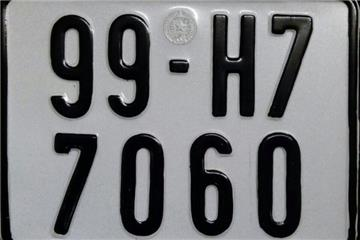
#> input picture xử lý ảnh/5.png, 360 x 240 px
$ python FINAL.PY
#> lines starting #> are read from the running program, lines starting #| are printed output that depends on the picture; after the words box and inside, x2 and y2 are one past the last pixel; in counts of white or black regions, pixels touching at a corner belong together

import numpy as np
import cv2
import pytesseract
import matplotlib.pyplot as plt
from PIL import Image

img=cv2.imread('5.png')# đọc ảnh màu
#> img is the input picture: shape (240, 360, 3); mean B, G, R 124.1, 121.8, 121
cv2.imshow('HINH ANH GOC', img)


gray=cv2.cvtColor(img, cv2.COLOR_BGR2GRAY) #chuyển ảnh sang màu xám
thresh=cv2.adaptiveThreshold(gray, 255, cv2.ADAPTIVE_THRESH_GAUSSIAN_C, cv2.THRESH_BINARY, 11, 2)# tạo ngương.#nhị phân hóa bức ảnh bằng cách đặt ngưỡng
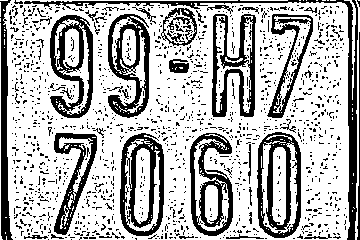
#> thresh: shape (240, 360); 70% white; 1282 black regions (1240 under 20 px)
contours,h = cv2.findContours(thresh, 1, 2)# tìm contour là việc tìm một đối tượng có màu trắng trên nền đen
#> contours = 1754 contours, 1663 with area under 20; largest, box (x1, y1, x2, y2) and area: (3, 0, 350, 240) 79950, (256, 131, 302, 239) 4292, (119, 132, 165, 237) 4120, (49, 14, 94, 119) 3495, (211, 13, 257, 118) 3460; h = 1754 rows, first 6: [1, -1, -1, -1], [2, 0, -1, -1], [3, 1, -1, -1], [4, 2, -1, -1], [5, 3, -1, -1], [6, 4, -1, -1]
largest_rectangle = [0,0]# giới hạn
for cnt in contours:
    approx =cv2.approxPolyDP(cnt, 0.01* cv2.arcLength(cnt,True),True)#xấp xỉ- tính chu vi approx
    if len (approx) == 4:  #có số lượng điểm bằng 4
        area=cv2.contourArea(cnt)# Tính diện tích của contour
        if area>largest_rectangle[0]:
            largest_rectangle = [cv2.contourArea(cnt), cnt, approx]
#> this loop made 1754 passes
#> approx on passes 26, 27, 39: [[35, 236], [36, 236]], [[6, 236], [6, 239]], [[283, 234]]
#> after the loop, largest_rectangle = 3 items, first 3: 79950, contour of 277 points, box (x1, y1, x2, y2) (3, 0, 350, 240), area 79950, [[8, 3], [13, 239], [346, 239], [344, 3]]
x,y,w,h = cv2.boundingRect(largest_rectangle[1])  # Tính diện tích bouding box
#> x = 3; y = 0; w = 347; h = 240

image= img[y:y+h,x:x+w]
cv2.drawContours(img, [largest_rectangle[1]],0,(0,255,0),4)#màu xanh lá cây thì set là (0,255,0)-vẽ lại ảnh contour vào ảnh gốc
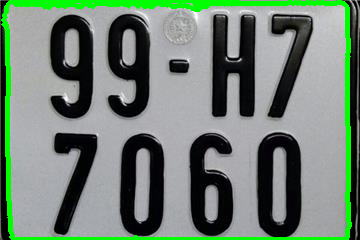
#> img: shape (240, 360, 3); 6.48% of pixels changed, all inside (x1, y1, x2, y2) = (1, 0, 352, 240)
cropped = img[y:y+h,x:x+w]
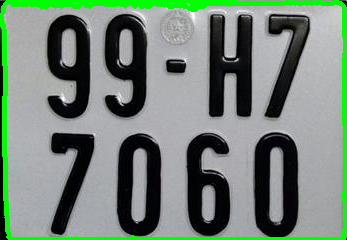
#> cropped: shape (240, 347, 3); mean B, G, R 118.2, 132.6, 115
cv2.imshow('DANH DAU DOI TUONG',img)

cv2.drawContours(img, [largest_rectangle[1]],0,(255,255,255),14)
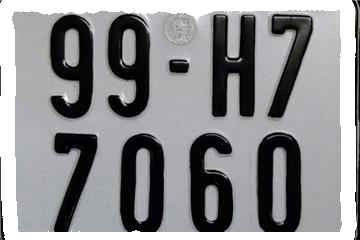
#> img: shape (240, 360, 3); 15.85% of pixels changed, all inside (x1, y1, x2, y2) = (0, 0, 357, 240)
#cv2.imshow('cach khung bien so',img)

pytesseract.pytesseract.tesseract_cmd='C:\Program Files (x86)\Tesseract-OCR\\tesseract.exe'
gray = cv2.cvtColor (image, cv2.COLOR_BGR2GRAY)# chuyển ảnh màu sang dạng grayscale
#> gray: shape (240, 347)
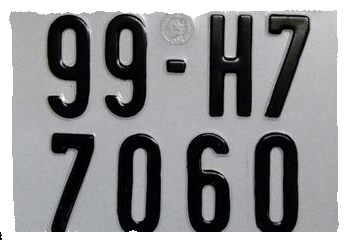
#> image: shape (240, 347, 3); mean B, G, R 143, 140.8, 140
blur = cv2.GaussianBlur (gray,(3,3), 0)# làm mờ ảnh
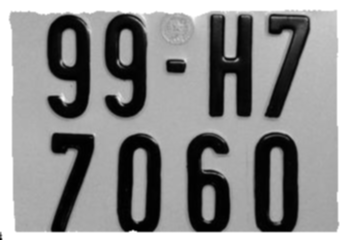
#> blur: shape (240, 347); min 0, max 255, mean 140.8
thresh = cv2.threshold (blur, 0, 255, cv2.THRESH_BINARY_INV + cv2.THRESH_OTSU)[1]#nhị phân hóa bức ảnh bằng cách đặt ngưỡng
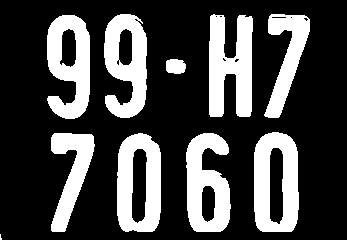
#> thresh: shape (240, 347); 27.5% white; 10 white regions (1 under 20 px), largest, box (x1, y1, x2, y2) and area: (209, 14, 253, 117) 3315, (254, 132, 299, 232) 3207, (117, 133, 161, 232) 3040
cv2.imshow('KET QUA',thresh)
kernel = cv2.getStructuringElement(cv2.MORPH_RECT, (3,3))
opening = cv2.morphologyEx(thresh, cv2.MORPH_OPEN, kernel, iterations=1)# biến đổi hình thái học
#> opening: shape (240, 347); 27.4% white; 10 white regions (1 under 20 px), largest, box (x1, y1, x2, y2) and area: (209, 15, 253, 117) 3298, (254, 132, 299, 232) 3207, (117, 133, 161, 232) 3039
invert = 255 - opening #đảo ngược màu
#> (the run stopped early here; a loop or call above may not have finished)

$ run again, with xử lý ảnh/0.png copied over xử lý ảnh/5.png
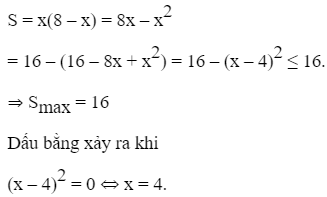
#> input picture xử lý ảnh/0.png, 327 x 197 px
#> img is the input picture: shape (197, 327, 3); min 0, max 255, mean 247.6
#> `thresh=cv2.adaptiveThreshold(gray, 255, cv2.ADAPTIVE_THRESH_GAUSSIAN_C..`:
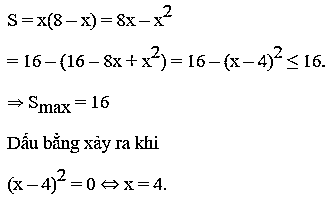
#> thresh: shape (197, 327); 95.8% white; black in thin lines or dots
#> `contours,h = cv2.findContours(thresh, 1, 2)# tìm contour là việc tìm m..`: contours = 177 contours, 84 with area under 20; largest, box (x1, y1, x2, y2) and area: (0, 0, 327, 197) 63896, (134, 135, 160, 150) 182, (6, 136, 21, 150) 148, (100, 179, 120, 190) 108, (52, 139, 71, 150) 107; h = 177 rows, first 6: [1, -1, -1, -1], [2, 0, -1, -1], [3, 1, -1, -1], [4, 2, -1, -1], [5, 3, -1, -1], [6, 4, -1, -1]
#> the loop `for cnt in contours:` made 177 passes
#> area on pass 177: 63896
#> `x,y,w,h = cv2.boundingRect(largest_rectangle[1])`: x = 0; w = 327; h = 197
#> `opening = cv2.morphologyEx(thresh, cv2.MORPH_OPEN, kernel, iterations=..`:
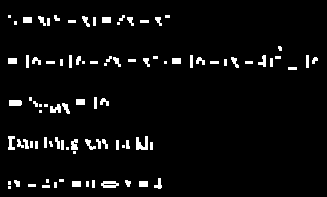
#> opening: shape (197, 327); 4.5% white; 92 white regions (24 under 20 px), largest, box (x1, y1, x2, y2) and area: (136, 136, 148, 150) 110, (101, 181, 119, 188) 94, (9, 100, 22, 106) 76

$ run again, with xử lý ảnh/001.PNG copied over xử lý ảnh/5.png
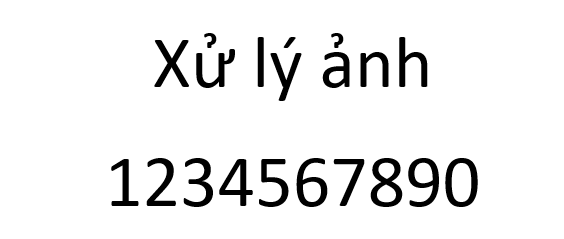
#> input picture xử lý ảnh/001.PNG, 564 x 239 px
#> img is the input picture: shape (239, 564, 3); min 0, max 255, mean 236.9
#> `thresh=cv2.adaptiveThreshold(gray, 255, cv2.ADAPTIVE_THRESH_GAUSSIAN_C..`:
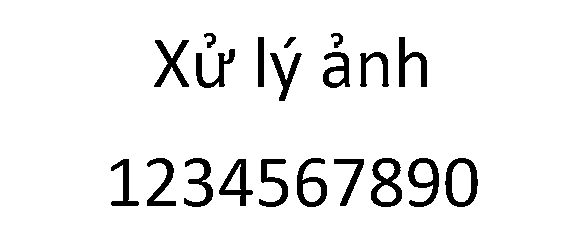
#> thresh: shape (239, 564); 92.9% white; 20 black regions
#> `contours,h = cv2.findContours(thresh, 1, 2)# tìm contour là việc tìm m..`: contours = 28 contours; largest, box (x1, y1, x2, y2) and area: (0, 0, 564, 239) 133994, (444, 157, 479, 208) 1385, (370, 157, 403, 208) 1254, (407, 157, 440, 208) 1052, (296, 157, 328, 208) 1030; h = 28 rows, first 6: [1, -1, -1, -1], [2, 0, -1, -1], [3, 1, -1, -1], [4, 2, -1, -1], [5, 3, -1, -1], [6, 4, -1, -1]
#> the loop `for cnt in contours:` made 28 passes
#> (approx, area) on passes 25, 28: ([[258, 36], [264, 37], [263, 87], [257, 86]], 355), ([[0, 0], [0, 238], [563, 238], [563, 0]], 133994)
#> `x,y,w,h = cv2.boundingRect(largest_rectangle[1])`: x = 0; w = 564; h = 239
#> img: shape (239, 564, 3); 3.55% of pixels changed, all inside (x1, y1, x2, y2) = (0, 0, 564, 239)
#> `thresh = cv2.threshold (blur, 0, 255, cv2.THRESH_BINARY_INV + cv2.THRE..`:
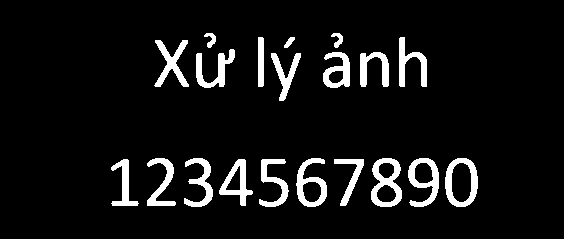
#> thresh: shape (239, 564); 7.4% white; 20 white regions, largest, box (x1, y1, x2, y2) and area: (371, 158, 402, 207) 776, (445, 158, 478, 207) 708, (408, 158, 439, 207) 687
#> opening: shape (239, 564); 7.4% white; 20 white regions, largest, box (x1, y1, x2, y2) and area: (371, 158, 402, 207) 776, (445, 158, 478, 207) 708, (408, 158, 439, 207) 684

$ run again, with xử lý ảnh/002.PNG copied over xử lý ảnh/5.png
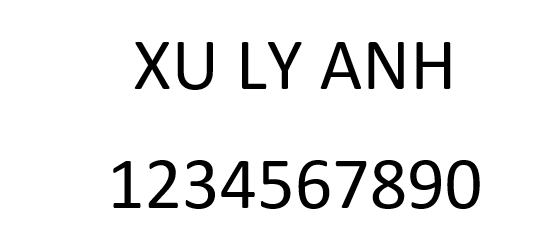
#> input picture xử lý ảnh/002.PNG, 548 x 249 px
#> img is the input picture: shape (249, 548, 3); min 0, max 255, mean 236.1
#> `contours,h = cv2.findContours(thresh, 1, 2)# tìm contour là việc tìm m..`: contours = 25 contours; largest, box (x1, y1, x2, y2) and area: (0, 0, 548, 249) 135656, (446, 159, 481, 210) 1385, (372, 159, 405, 210) 1254, (409, 159, 442, 210) 1052, (298, 159, 330, 210) 1030; h = 25 rows, first 6: [1, -1, -1, -1], [2, 0, -1, -1], [3, 1, -1, -1], [4, 2, -1, -1], [5, 3, -1, -1], [6, 4, -1, -1]
#> the loop `for cnt in contours:` made 25 passes
#> (approx, area) on pass 25: ([[0, 0], [0, 248], [547, 248], [547, 0]], 135656)
#> `x,y,w,h = cv2.boundingRect(largest_rectangle[1])`: x = 0; w = 548; h = 249
#> img: shape (249, 548, 3); 3.48% of pixels changed, all inside (x1, y1, x2, y2) = (0, 0, 548, 249)
#> `thresh = cv2.threshold (blur, 0, 255, cv2.THRESH_BINARY_INV + cv2.THRE..`:
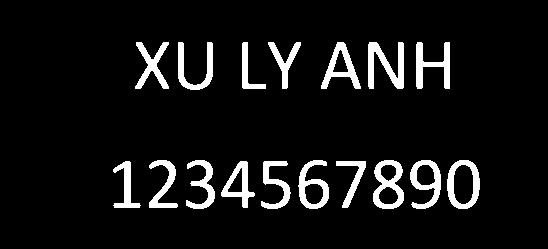
#> thresh: shape (249, 548); 7.6% white; 17 white regions, largest, box (x1, y1, x2, y2) and area: (368, 42, 404, 89) 856, (373, 160, 404, 209) 774, (416, 42, 450, 89) 710
